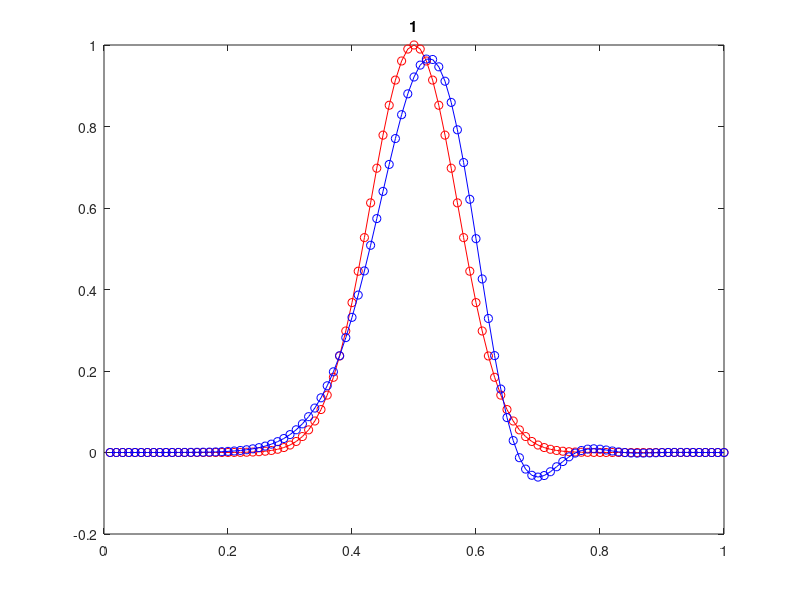
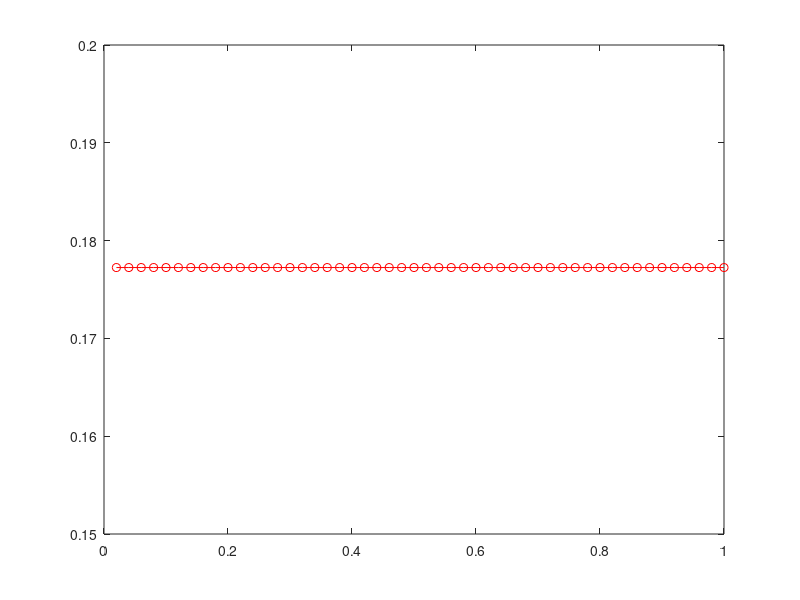

The MATLAB script that drew these images, in order:
clear;

% Parameters for the system
c=1;
tau=0.02;
h=0.01;
steps=ceil(1/(c*tau));     % pulse loops through system once

% Extent of the system
x=h:h:1;       % no mesh point at x=0 due to periodic boundary conditions
m=length(x);

% Diagonal matrix to implement the spatial first-derivative
D=diag(ones(m-1,1),+1);
D=D-diag(ones(m-1,1),-1);

% Additional elements for periodic boundary conditions
D(m,1)=1;
D(1,m)=-1;

% Construct the spatial-averaging matrix
av=0.5*abs(D);

% Construct the matrix for the spatial second-derivative
D2=abs(D)-2*eye(m);

% Implicit FTCS update matrix
% mat=inv(eye(m) - c*tau/(2*h)*D);

% Crank-Nicholson update matrix
 mat = inv(eye(m)-0.5*c*tau/(2*h)*D)*(eye(m)+0.5*c*tau/(2*h)*D);

% Lax update matrix
% mat=av + c*tau/(2*h)*D;

% Lax-Wendroff update matrix
% mat=eye(m) + c*tau/(2*h)*D + 0.5*(c*tau/h)^2*D2;

% Initial conditions (Gaussian pulse at x=0.5)
wave=exp(-100*(x-0.5).^2)';
wave0=wave; 

% Main loop
for n=1:steps
    wave=mat*wave;    % Update current values

    plot(x,wave0,'ro-',x,wave,'bo-')
    title(n*tau)        
    
    area(n) = h*sum(wave);
end
width = h*sum(wave>0.5*max(wave));
disp(width)

figure(2)
plot(tau:tau:steps*tau, area, 'ro-')

error = sum(h*abs(wave-wave0));
disp(error)

disp(max(abs(eig(mat))))
